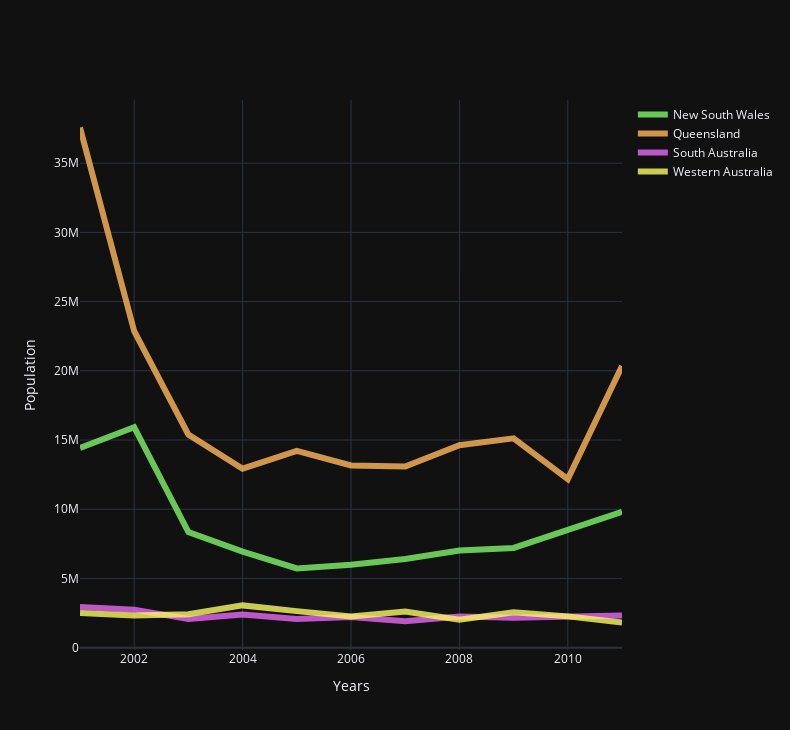

Source (notebook cell):
### Code cell
fig_b = go.Figure()
for i in range(len(df_b.columns[1:])):
    fig_b.add_trace(go.Scatter(x = df_b.Year.to_list(), 
                             y = df_b[df_b.columns[1:][i]].to_list(), 
                             opacity = 0.8,
                             mode='lines', 
                             marker=dict(color=colors[2+i]), 
                             name=df_b.columns[1:][i],
                             line = dict(width=6.0),))
fig_b.update_layout(xaxis_title='Years', yaxis_title='Population', 
                  template = 'plotly_dark', width=790, height=730)

### Figure 1 — Plotly figure (JSON) as saved in the notebook; plotly's stock layout.template omitted (floating-point values rounded to 4 significant figures)
{"data": [{"line": {"width": 6}, "marker": {"color": "#80f569"}, "mode": "lines", "name": "New South Wales", "opacity": 0.8, "type": "scatter", "x": [2001, 2002, 2003, 2004, 2005, 2006, 2007, 2008, 2009, 2010, 2011], "y": [14433247, 15930606, 8350717, 6942897, 5724636, 5982677, 6403804, 7012146, 7205295, 8524122, 9817126]}, {"line": {"width": 6}, "marker": {"color": "#ffb85c"}, "mode": "lines", "name": "Queensland", "opacity": 0.8, "type": "scatter", "x": [2001, 2002, 2003, 2004, 2005, 2006, 2007, 2008, 2009, 2010, 2011], "y": [37576301, 22858130, 15391410, 12927687, 14209865, 13158664, 13088645, 14622250, 15127076, 12174817, 20347254]}, {"line": {"width": 6}, "marker": {"color": "#e969f5"}, "mode": "lines", "name": "South Australia", "opacity": 0.8, "type": "scatter", "x": [2001, 2002, 2003, 2004, 2005, 2006, 2007, 2008, 2009, 2010, 2011], "y": [2929001, 2746002, 2065003, 2399004, 2071005, 2215006, 1905007, 2248008, 2156009, 2207010, 2329611]}, {"line": {"width": 6}, "marker": {"color": "#fcfa62"}, "mode": "lines", "name": "Western Australia", "opacity": 0.8, "type": "scatter", "x": [2001, 2002, 2003, 2004, 2005, 2006, 2007, 2008, 2009, 2010, 2011], "y": [2499481, 2318802, 2415403, 3053349, 2638805, 2258606, 2619182, 2022133, 2559979, 2260117, 1817730]}], "layout": {"height": 730, "width": 790, "xaxis": {"autorange": true, "range": [2001, 2011], "title": {"text": "Years"}, "type": "linear"}, "yaxis": {"autorange": true, "range": [-168900.0, 39560000.0], "title": {"text": "Population"}, "type": "linear"}}}
